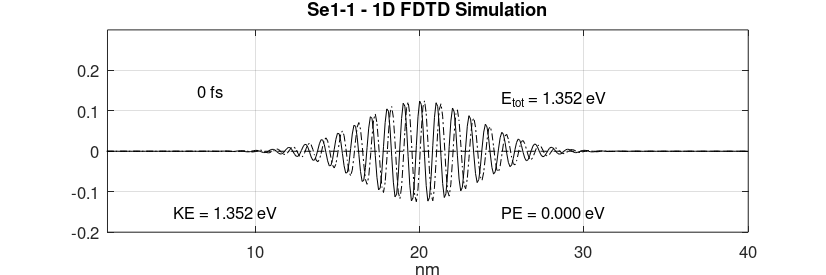
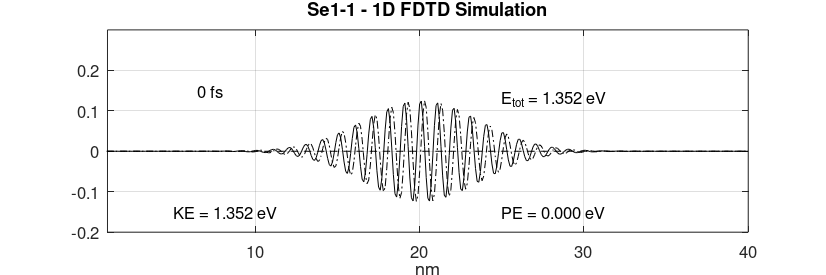
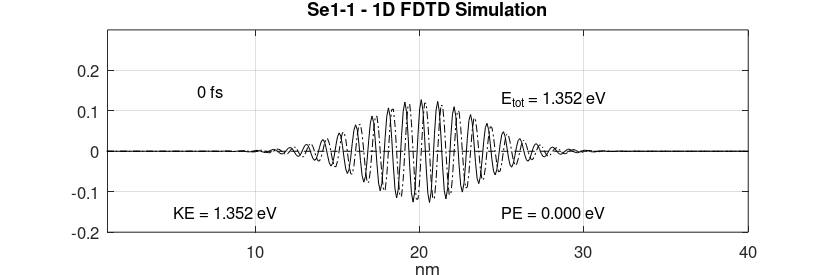
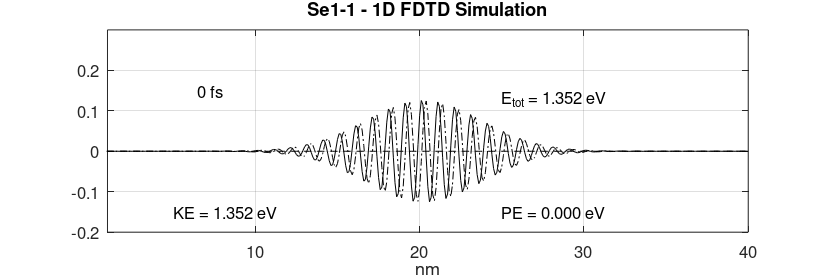

The MATLAB source for these figures, in order: (Note: a time limit stopped this script after it produced the figures.)
%% 1D FDTD simulation of psi

%% cleanup environment
clear all;
close all;

%% general definitions and constants
h 			  = 6.626e-34;		  % [J*s]	Plank's constant
hbar		  = h/(2*pi);			  % [J*s]	reduced Plank's constant
m0			  = 9.1e-31;			  % [kg] 	free space mas of an electron

meff_Si   = 1.08;			      % effective mass of Si
meff_Ge		= 0.067;			    % effective mass of Ge
meff_GaAs = 0.55;				    % effective mass of GaAs

meff		  = meff_Si;			  % [?] 	effective mass
melec		  = meff*m0;			  % [?]	mass of an electron
ecoul		  = 1.6e-19;			  % [C]	charge of an electron
epsz		  = 8.85e-9;			  % [A*s/V/m]	dielectric of free space
eV2J		  = 1.6e-19;			  % [-]	energy conversion factor (eV to J)
J2eV		  = 1/eV2J;			    % [-]	energy conversion factor (J to eV)

%% simulation parameters
NN 			  = 400;				    % [-]	number of points in the problem space
del_x		  = .1e-9;			    % [?]	cell size
dt			  = 2e-17;			    % [s]	time steps
ra			  = (0.5*hbar/melec)*(dt/del_x^2);	% <-- must be < 0.15
DX			  = del_x*1e9;		  % [_]	cell size in nm
XX			  = (DX:DX:DX*NN);  % [-]	length in nm for plotting

%% specification of the potential
V			    = zeros(1,NN);	% init potential vector

%% potential definitions

% constant barrier band in center
for n = NN/2:NN/2+50
%	V(n) = .15*eV2J;
end

% semiconductor condution band 
for n = 1 : NN/2
%	V(n) = .1*eV2J;
end

for n = NN/2+1 : NN
%	V(n) = .2*eV2J;
end

% electric field
for n = 1 : NN
%	V(n) = -(0.2/400)*(n-400)*eV2J;
end

%% initialize a sine wave in a gaussian envelope

lambda	= 10;			% pulse wavelength
sigma		= 50;			% pulse width
nc			= 200;			% starting position
prl			= zeros(1,NN);	% real part of the state variable
pim			= zeros(1,NN);	% imaginary part of the state variable
ptot		= 0.;			% ?

for n=2:NN-1
    prl(n)  = exp(-1.*((n-nc)/sigma)^2)*cos(2*pi*(n-nc)/lambda);
	  pim(n)  = exp(-1.*((n-nc)/sigma)^2)*sin(2*pi*(n-nc)/lambda);
	  ptot	  = ptot + prl(n)^2 + pim(n)^2;
end

pnorm = sqrt(ptot);			% normalization constant

% normalize and check
ptot = 0.;

for n=1:NN
    prl(n)	= prl(n)/pnorm;
    pim(n)	= pim(n)/pnorm;
    ptot    = ptot + prl(n)^2 + pim(n)^2;
end

fprintf("normalization = %f\n", ptot);	% should have the value 1

T			  = 0;
n_step	= 1;
count   = 0;

while n_step > 0
    n_step = input("How many time steps -->");

	  % this is the core FDTD program
	  for m=1:n_step
		    T = T+1;
	
        for n=2:NN-1
            prl(n) = prl(n) - ra*(pim(n-1) -2*pim(n) + pim(n+1)) ...
              + (dt/hbar)*V(n)*pim(n);
        end
        
        for n=2:NN-1
            pim(n) = pim(n) + ra*(prl(n-1) -2*prl(n) + prl(n+1)) ...
              - (dt/hbar)*V(n)*prl(n);
        end
	  end
	
    % calculate the expected values
    PE	= 0.;	% potential energy
    
    for n=1:NN
        psi(n) = prl(n) + i*pim(n);
        PE = PE + psi(n)*psi(n)'*V(n);
    end

    fprintf("normalization = %f\n", psi*psi');

    PE = PE*J2eV;	% potential energy

    ke = 0. + j*0.;
    
    for n=2:NN-1
        lap_p = psi(n+1) - 2*psi(n) + psi(n-1);
        ke = ke + lap_p*psi(n)';
    end

    KE = -J2eV*((hbar/del_x)^2/(2*melec))*real(ke);	% kinetic energy

    % plot results
    %subplot(2,1,1);
    figure(count+1);
    plot(XX, prl, "k");
    hold on;
    plot(XX, pim, "-.k");
    plot(XX, J2eV*V, "--k");
    hold off;
    
    axis([1 DX*NN -.2 .3] );
    
    TT = text(5, .15, sprintf("%7.0f fs", T*dt*1e15));
    set(TT, "fontsize", 12);

    TT = text(5, -.15, sprintf("KE = %5.3f eV", KE));
    set(TT, "fontsize", 12);

    TT = text(25, -.15, sprintf("PE = %5.3f eV", PE));
    set(TT, "fontsize", 12);

    TT = text(25, .13, sprintf("E_t_o_t = %5.3f eV", KE+PE));
    set(TT, "fontsize", 12);

    xlabel("nm");
    set(gca, "fontsize", 12);
    title("Se1-1 - 1D FDTD Simulation");
    grid on;

    T
    
    fig = gcf();
    set(fig, "PaperUnits", "centimeters");
    x_width = 21;
    y_width = 7;
    set(fig, "PaperPosition", [0 0 x_width y_width]);
    print(fig, strcat("Se1_1_", num2str(count), ".png"), "-dpng");
    count++;
end
